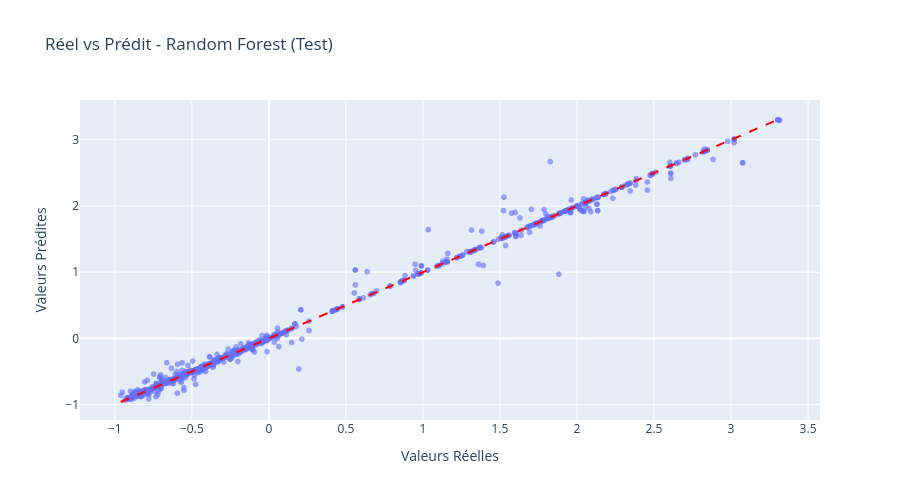

Notebook cell for this chart:
### Markdown cell above
## Scatter Plot Réel vs Prédit
Visualisation de l'alignement entre les valeurs réelles et les valeurs prédites par notre meilleur modèle pour diagnostiquer l'hétéroscédasticité.

### Code cell
best_reg_name = df_metrics.loc[df_metrics['RMSE'].idxmin()]['Modèle']
best_reg = models_reg[best_reg_name]
test_preds = best_reg.predict(X_test)

fig_scatter = px.scatter(
    x=y_test, y=test_preds, 
    labels={'x': 'Valeurs Réelles', 'y': 'Valeurs Prédites'},
    title=f"Réel vs Prédit - {best_reg_name} (Test)",
    opacity=0.6,
    height=500
)
fig_scatter.add_shape(type='line', x0=y_test.min(), y0=y_test.min(), x1=y_test.max(), y1=y_test.max(), line=dict(color='red', dash='dash'))
fig_scatter.show()

### Figure 1 — Plotly figure (JSON) as saved in the notebook; plotly's stock layout.template omitted (floating-point values rounded to 4 significant figures; data arrays with more than 128 entries replaced by an {"elided": "..."} marker saying what was removed)
{"data": [{"hovertemplate": "Valeurs Réelles=%{x}<br>Valeurs Prédites=%{y}<extra></extra>", "legendgroup": "", "marker": {"color": "#636efa", "opacity": 0.6, "symbol": "circle"}, "mode": "markers", "name": "", "showlegend": false, "type": "scattergl", "x": {"elided": "1498 float values"}, "xaxis": "x", "y": {"elided": "1498 float values"}, "yaxis": "y"}], "layout": {"height": 500, "legend": {"tracegroupgap": 0}, "shapes": [{"line": {"color": "red", "dash": "dash"}, "type": "line", "x0": -0.9616, "x1": 3.313, "y0": -0.9616, "y1": 3.313}], "title": {"text": "Réel vs Prédit - Random Forest (Test)"}, "xaxis": {"anchor": "y", "domain": [0, 1], "title": {"text": "Valeurs Réelles"}}, "yaxis": {"anchor": "x", "domain": [0, 1], "title": {"text": "Valeurs Prédites"}}}}
